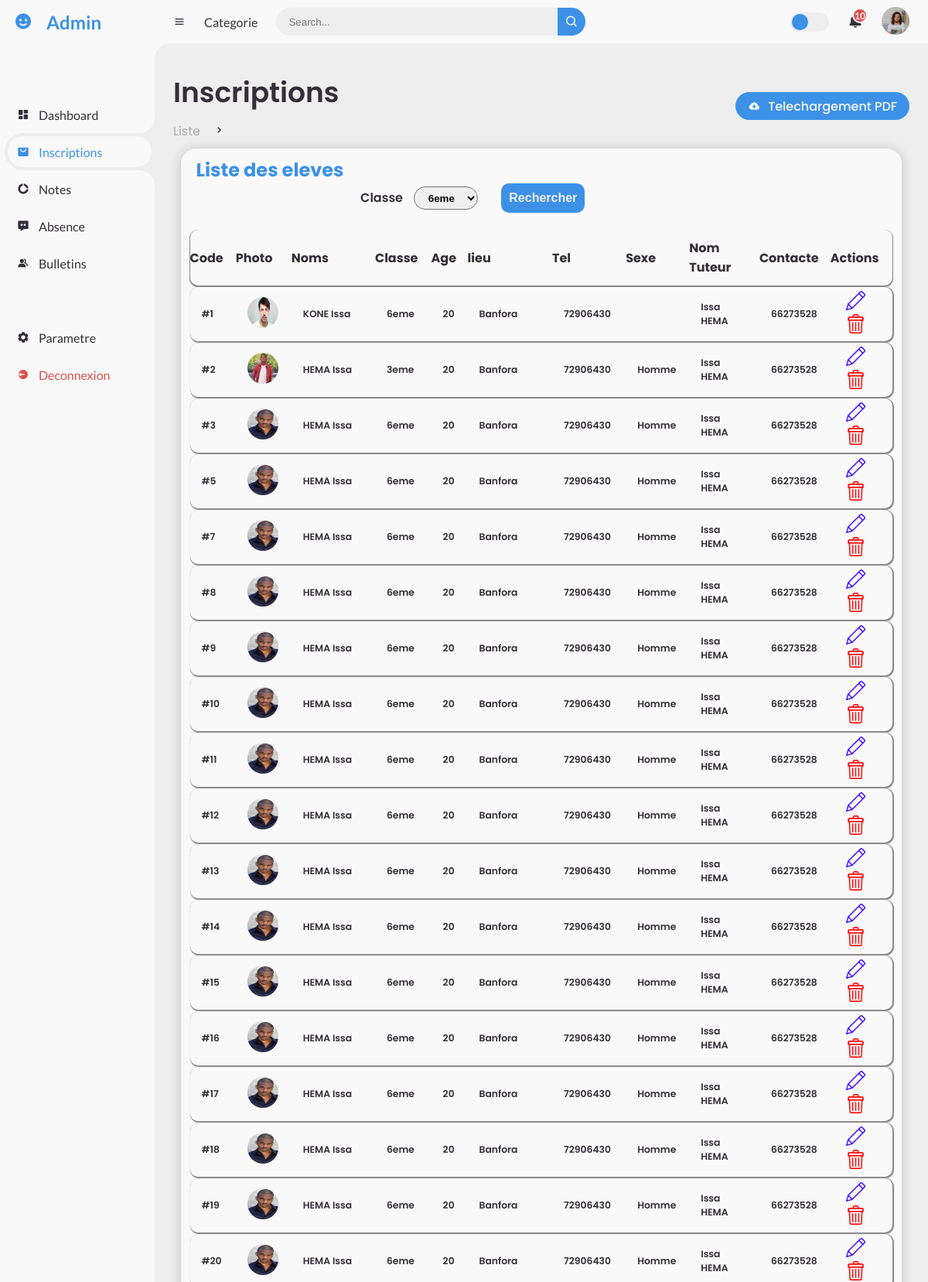
/admin/listeEleve.php (upper part), run on the app's committed database.
### tables this page shows
CREATE TABLE IF NOT EXISTS `inscription_eleves` (
  `code` int(11) NOT NULL AUTO_INCREMENT,
  `matricule` varchar(50) NOT NULL,
  `nom` varchar(25) NOT NULL,
  `prenom` varchar(25) NOT NULL,
  `lieu` varchar(25) NOT NULL,
  `age` varchar(20) NOT NULL,
  `tel` int(11) NOT NULL,
  `email` varchar(50) NOT NULL,
  `sexe` varchar(20) NOT NULL,
  `classe` varchar(25) NOT NULL,
  `photo` varchar(50) NOT NULL,
  `photoUrl` varchar(50) NOT NULL,
  `nomTuteur` varchar(25) NOT NULL,
  `professionTuteur` varchar(25) NOT NULL,
  `telTuteur` varchar(25) NOT NULL,
  `adresseTuteur` varchar(25) NOT NULL,
  PRIMARY KEY (`code`)
);

### admin/listeEleve.php (the view, shortened to what this page needs)
<?php
require_once("connexion.php");
?>
<!DOCTYPE html>
<html lang="en">
<head>
	<link href='https://unpkg.com/boxicons@2.0.9/css/boxicons.min.css' rel='stylesheet'>
	<link rel="stylesheet" href="style.css">
</head>
<body>
	<section id="sidebar">
		<a href="#" class="brand">
			<i class='bx bxs-smile'></i>
			<span class="text">Admin</span>
		</a>
		<ul class="side-menu top">
			<li>
				<a href="index.php">
					<i class='bx bxs-dashboard' ></i>
					<span class="text">Dashboard</span>
				</a>
			</li>
			<li class="active">
				<a href="inscription.php">
					<i class='bx bxs-shopping-bag-alt' ></i>
					<span class="text">Inscriptions</span>
				</a>
			</li>
			<li>
				<a href="note.php">
					<i class='bx bxs-doughnut-chart' ></i>
					<span class="text">Notes</span>
				</a>
			</li>
			<li>
				<a href="listeAbsence.php">
					<i class='bx bxs-message-dots' ></i>
					<span class="text">Absence</span>
				</a>
			</li>
			<li>
				<a href="bulletin.php">
					<i class='bx bxs-group' ></i>
					<span class="text">Bulletins</span>
				</a>
			</li>
		</ul>
		<ul class="side-menu">
			<li>
				<a href="#">
					<i class='bx bxs-cog' ></i>
					<span class="text">Parametre</span>
				</a>
			</li>
			<li>
				<a href="../index.php" class="logout">
					<i class='bx bxs-log-out-circle' ></i>
					<span class="text">Deconnexion</span>
				</a>
			</li>
		</ul>
	</section>
	<section id="content">
		<nav>
			<i class='bx bx-menu' ></i>
			<a href="#" class="nav-link">Categorie</a>
			<form action="#">
				<div class="form-input">
					<input type="search" placeholder="Search...">
					<button type="submit" class="search-btn"><i class='bx bx-search' ></i></button>
				</div>
			</form>
			<label for="switch-mode" class="switch-mode"></label>
			<a href="#" class="notification">
				<span class="num">10</span>
			</a>
			<a href="#" class="profile">
				<img src="img/people.png">
			</a>
		</nav>
		<main>
			<div class="head-title">
				<div class="left">
					<h1>Inscriptions</h1>
					<ul class="breadcrumb">
						<li>
							<a href="#">Liste</a>
						</li>
						<li><i class='bx bx-chevron-right' ></i></li>
					</ul>
				</div>
				<a href="#" class="btn-download">
					<i class='bx bxs-cloud-download' ></i>
					<span class="text">Telechargement PDF</span>
				</a>
			</div>
            <div class="main">
                <h1>Liste des eleves</h1>
                <form action="listeEleveRech.php" method="post" class="form_rech">
                    <?php
                        $sql_classe = "SELECT * FROM classe";
                        $result_classe = mysqli_query($conn, $sql_classe) or die(mysqli_connect_error());
                    ?>
                    <div class="form_rech1">
                        <label for="">Classe</label>
                        <select name="LaClasse" id="">
                            <?php while($row1 = mysqli_fetch_array($result_classe)):;?>
                                <option value="<?php echo $row1[1]; ?>"><?php echo $row1[1]; ?></option>
                            <?php endwhile ?>
                        </select>
                    </div>
                    <button type="submit" name="submit" class="verifier">Rechercher</button>
                </form>
                <div class="liste_eleve">
                    <table class="table_liste">
                        <thead>
                            <tr>
                                <td>Code</td>
                                <td>Photo</td>
                                <td>Noms</td>
                                <td>Classe</td>
                                <td>Age</td>
                                <td>lieu</td>
                                <td>Tel</td>
                                <td>Sexe</td>
                                <td>Nom Tuteur</td>
                                <td>Contacte</td>
                                <td>Actions</td>
                            </tr>
                        </thead>
                        <?php
                            $req = "select * from inscription_eleves";
                            $rs = mysqli_query($conn, $req) or die (mysqli_connect_error());
                            while($elev=mysqli_fetch_assoc($rs)) {
                        ?>
                        <tbody>
                            <tr>
                                <td>#<?php  echo ($elev['code']) ?></td>
                                <td><img src="new_photo/<?php  echo ($elev['photo'])?>"> </td>
                                <td><?php  echo ($elev['nom']) ?>
                                    <?php  echo ($elev['prenom']) ?>
                                </td>
                                <td><?php  echo ($elev['classe']) ?></td>
                                <td><?php  echo ($elev['age']) ?></td>
                                <td><?php  echo ($elev['lieu']) ?></td>
                                <td><?php  echo ($elev['tel']) ?></td>
                                <td><?php  echo ($elev['sexe']) ?></td>
                                <td><?php  echo ($elev['nomTuteur']) ?></td>
                                <td><?php  echo ($elev['telTuteur']) ?></td>
                                <td class="cell_icon">
									<a href="editerEleve.php?code=<?php  echo ($elev['code'])?>"><img src="images/pen.png"></a>
                                	<a onclick='return confirmation ();' href="supprimerEleve.php?code=<?php  echo ($elev['code'])?>"><img src="images/trash.png"></a>
								</td>
                            </tr>
                        </tbody>
                        <?php } ?>
                    </table>
                </div>
            </div>
		</main>
	</section>
</body>
</html>

### data on the page
inscription_eleves: code "1", photo (picture), nom "KONE", prenom "Issa", classe "6eme", age "20", lieu "Banfora", tel "72906430", nomTuteur "Issa HEMA", telTuteur "66273528"
inscription_eleves: code "2", photo (picture), nom "HEMA", prenom "Issa", classe "3eme", age "20", lieu "Banfora", tel "72906430", sexe "Homme", nomTuteur "Issa HEMA", telTuteur "66273528"
inscription_eleves: code "3", photo (picture), nom "HEMA", prenom "Issa", classe "6eme", age "20", lieu "Banfora", tel "72906430", sexe "Homme", nomTuteur "Issa HEMA", telTuteur "66273528"
inscription_eleves: code "5", photo (picture), nom "HEMA", prenom "Issa", classe "6eme", age "20", lieu "Banfora", tel "72906430", sexe "Homme", nomTuteur "Issa HEMA", telTuteur "66273528"
inscription_eleves: code "7", photo (picture), nom "HEMA", prenom "Issa", classe "6eme", age "20", lieu "Banfora", tel "72906430", sexe "Homme", nomTuteur "Issa HEMA", telTuteur "66273528"
inscription_eleves: code "8", photo (picture), nom "HEMA", prenom "Issa", classe "6eme", age "20", lieu "Banfora", tel "72906430", sexe "Homme", nomTuteur "Issa HEMA", telTuteur "66273528"
inscription_eleves: code "9", photo (picture), nom "HEMA", prenom "Issa", classe "6eme", age "20", lieu "Banfora", tel "72906430", sexe "Homme", nomTuteur "Issa HEMA", telTuteur "66273528"
inscription_eleves: code "10", photo (picture), nom "HEMA", prenom "Issa", classe "6eme", age "20", lieu "Banfora", tel "72906430", sexe "Homme", nomTuteur "Issa HEMA", telTuteur "66273528"
inscription_eleves: code "11", photo (picture), nom "HEMA", prenom "Issa", classe "6eme", age "20", lieu "Banfora", tel "72906430", sexe "Homme", nomTuteur "Issa HEMA", telTuteur "66273528"
inscription_eleves: code "12", photo (picture), nom "HEMA", prenom "Issa", classe "6eme", age "20", lieu "Banfora", tel "72906430", sexe "Homme", nomTuteur "Issa HEMA", telTuteur "66273528"
inscription_eleves: code "13", photo (picture), nom "HEMA", prenom "Issa", classe "6eme", age "20", lieu "Banfora", tel "72906430", sexe "Homme", nomTuteur "Issa HEMA", telTuteur "66273528"
inscription_eleves: code "14", photo (picture), nom "HEMA", prenom "Issa", classe "6eme", age "20", lieu "Banfora", tel "72906430", sexe "Homme", nomTuteur "Issa HEMA", telTuteur "66273528"
inscription_eleves: code "15", photo (picture), nom "HEMA", prenom "Issa", classe "6eme", age "20", lieu "Banfora", tel "72906430", sexe "Homme", nomTuteur "Issa HEMA", telTuteur "66273528"
inscription_eleves: code "16", photo (picture), nom "HEMA", prenom "Issa", classe "6eme", age "20", lieu "Banfora", tel "72906430", sexe "Homme", nomTuteur "Issa HEMA", telTuteur "66273528"
inscription_eleves: code "17", photo (picture), nom "HEMA", prenom "Issa", classe "6eme", age "20", lieu "Banfora", tel "72906430", sexe "Homme", nomTuteur "Issa HEMA", telTuteur "66273528"
inscription_eleves: code "18", photo (picture), nom "HEMA", prenom "Issa", classe "6eme", age "20", lieu "Banfora", tel "72906430", sexe "Homme", nomTuteur "Issa HEMA", telTuteur "66273528"
inscription_eleves: code "19", photo (picture), nom "HEMA", prenom "Issa", classe "6eme", age "20", lieu "Banfora", tel "72906430", sexe "Homme", nomTuteur "Issa HEMA", telTuteur "66273528"
inscription_eleves: code "20", photo (picture), nom "HEMA", prenom "Issa", classe "6eme", age "20", lieu "Banfora", tel "72906430", sexe "Homme", nomTuteur "Issa HEMA", telTuteur "66273528"

### other printed values
form field LaClasse "6eme"
